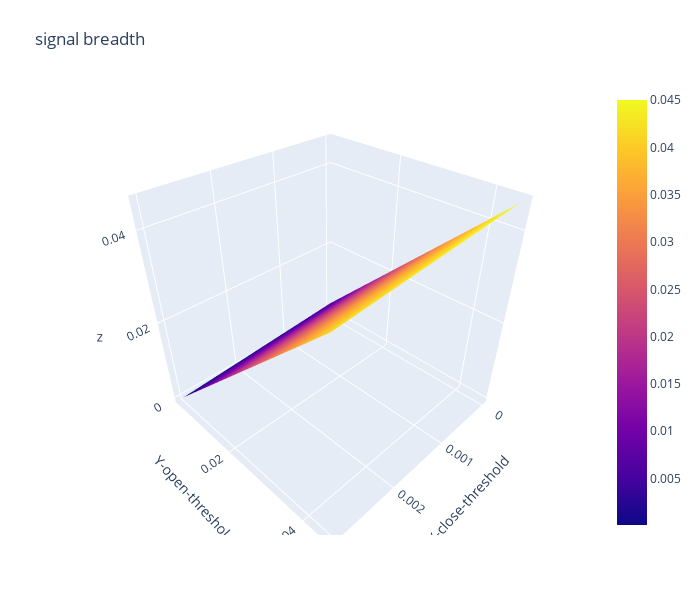

Source (notebook cell):
### Code cell
import plotly.graph_objects as go

x_data = df_breadth.columns.to_list() # close threshold

y_data = df_breadth.index.to_list() # open threshold

z_data = df_breadth.copy(deep=True) # win rate

fig = go.Figure(data=[go.Surface(z=z_data.values,x=x_data,y=y_data)])

fig.update_layout(title="signal breadth", # 标题
                  autosize=False,  # 尺度自动缩放
                  width=700,  # 长宽
                  height=600,
                  margin=dict(l=65,r=50,b=65,t=90),  # 4个位置的距离
                  scene=dict(xaxis_title='X-close-threshold',yaxis_title='Y-open-threshold')
                )

fig.show()

### Figure 1 — Plotly figure (JSON) as saved in the notebook; plotly's stock layout.template omitted (floating-point values rounded to 4 significant figures; data arrays with more than 128 entries replaced by an {"elided": "..."} marker saying what was removed)
{"data": [{"type": "surface", "x": [0, 0.001, 0.002, 0.003], "y": [0.0031, 0.0032, 0.0035, 0.004, 0.005, 0.006, 0.007, 0.008, 0.009, 0.01, 0.011, 0.012, 0.013, 0.014, 0.015, 0.016, 0.017, 0.018, 0.019, 0.02, 0.021, 0.022, 0.023, 0.024, 0.025, 0.026, 0.027, 0.028, 0.029, 0.03, 0.031, 0.032, 0.033, 0.034, 0.035, 0.036, 0.037, 0.038, 0.039, 0.04, 0.041, 0.042, 0.043, 0.044, 0.045], "z": {"elided": "45x4 float values"}}], "layout": {"autosize": false, "height": 600, "margin": {"b": 65, "l": 65, "r": 50, "t": 90}, "scene": {"xaxis": {"title": {"text": "X-close-threshold"}}, "yaxis": {"title": {"text": "Y-open-threshold"}}}, "title": {"text": "signal breadth"}, "width": 700}}
